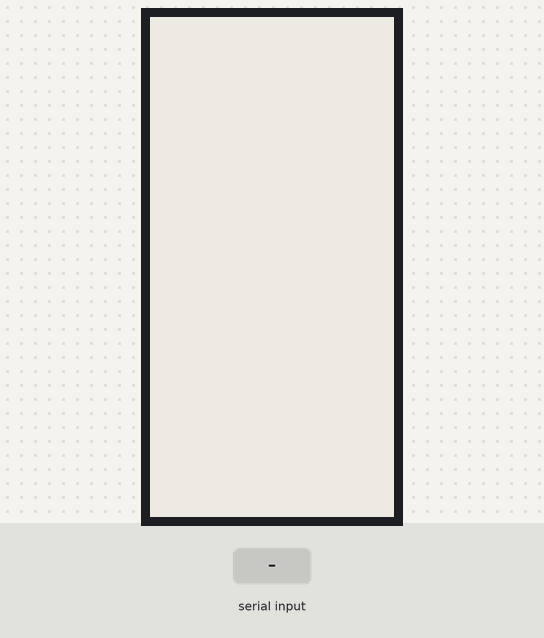
The sketch below on a simulated ESP8266 (NodeMCU). Parts: 250×122 one-colour display. The test bench sets the inputs (shaded band). What the sketch prints to the serial monitor is not drawn.

Above: at 1.2 s.
1.3 s: "1\n" received over Serial
At 2.2 s:
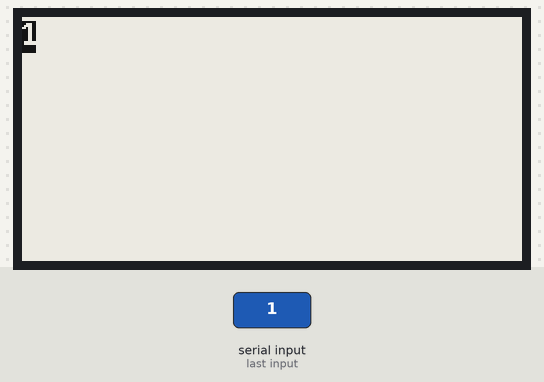
3.3 s: "0\n" received over Serial
At 5.0 s:
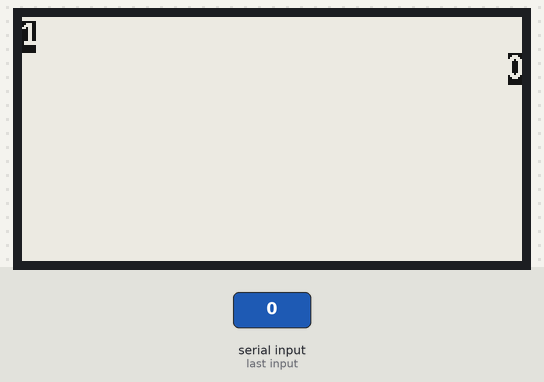
Timing chart, 0 to 6.5 s (numbered marks = the images above; inputs shaded):
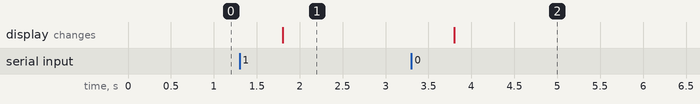

Measured:
- after the input at 1.3 s, the display: changes after 0.50 s (image 1)
- after the input at 3.3 s, the display: changes after 0.50 s (image 2)

The sketch:

sketch_jun19a_jun21snapshot.ino
```cpp
// base class GxEPD2_GFX can be used to pass references or pointers to the display instance as parameter, uses ~1.2k more code
// enable or disable GxEPD2_GFX base class
#define ENABLE_GxEPD2_GFX 0

#include <GxEPD2_BW.h>
#include <Fonts/FreeMonoBold9pt7b.h>
#include <algorithm> //Required for std::max() and std::find()
#include <map> // Required for std::map<> data structure
#include <cmath> //Required for ceiling function for rowMultiple var
#include <vector>

#define CS_PIN (D10)
#define BUSY_PIN (D3)
#define RES_PIN (D4)
#define DC_PIN (D5)
GxEPD2_BW<GxEPD2_213_BN, GxEPD2_213_BN::HEIGHT> display(GxEPD2_213_BN(/*CS=5*/ CS_PIN, /*DC=*/ DC_PIN, /*RES=*/ RES_PIN, /*BUSY=*/ BUSY_PIN)); // DEPG0213BN 122x250, SSD1680
GFXcanvas1 canvas(display.width(), display.height());


bool textAlignment = true; //true for left, false for right
u_int16_t x = 0;
u_int16_t y = 2; //found that this offset, paired with a rowHeight of 16 aligns with the 8x8 partialWindow grid of display
u_int16_t rowHeight = 16; //16 pixels height
u_int16_t rowMultiple;

//for capturing history
struct chatHistory {
  String userInput;
  bool textAlignment;
  u_int16_t x;
  int16_t fontOffsetX; //not all fonts coords have origin (0,0) at topL corner, so need to offset for alignment
  int16_t fontOffsetY; //not all fonts coords have origin (0,0) at topL corner, so need to offset for alignment
  u_int16_t txtboxWidth;
  u_int16_t txtboxHeight;
};

chatHistory entry1;

std::vector<chatHistory> messageHistory;

void setup()
{
  Serial.begin(115200);

  while(!Serial); // Wait for serial monitor to open

  display.init(115200,true,50,false);
  display.setRotation(1);
  display.setFont(&FreeMonoBold9pt7b);
  display.setTextSize(1);
  display.setTextWrap(true);

  canvas.fillScreen(GxEPD_WHITE);
}

void loop() {
  String userInput = collectUserInput("type something to put onto display: ");

  if (y > 100) {
    display.setPartialWindow(0, 0, display.width(), display.height());
    display.firstPage();
    do {
      display.fillScreen(GxEPD_WHITE);
    }
    while (display.nextPage());
    delay(50);
    //reset historyCount
    //historyCount = 0;
    y = 2;
  }

  if (userInput == "REPLAY") {
    display.setPartialWindow(0, 0, display.width(), display.height());
    display.firstPage();
    do {
      display.fillScreen(GxEPD_WHITE);
    }
    while (display.nextPage());
    delay(50);
    y = 2;

    for (int i = 0; i < 7; ++i) {
      renderRow(messageHistory.at(i), y);
      y += (rowHeight * rowMultiple);
    }
  }
  else {
    entry1 = prepareRow(userInput); //prepare the struct with all txtbox information
    entry1.textAlignment = textAlignment;
    messageHistory.push_back(entry1); //append that struct to messageHistory
    renderRow(entry1, y);

    textAlignment = !textAlignment; //toggle between left and right
    y += (rowHeight * rowMultiple);
  }
}

String collectUserInput(String serialPrompt) {
  Serial.print(serialPrompt);
  while (!Serial.available());
  String userInput = Serial.readStringUntil('\n');
  userInput.trim();
  return userInput;
}

chatHistory prepareRow(String userInput) {
  chatHistory userEntry;
  userEntry.userInput = userInput;
  display.getTextBounds(userInput, 0, 0, &userEntry.fontOffsetX, &userEntry.fontOffsetY, &userEntry.txtboxWidth, &userEntry.txtboxHeight);
  Serial.println(userEntry.userInput);
  return userEntry;
}

//pass the string input, y, alignment, and func will handle printing.
void renderRow(chatHistory userEntry, u_int16_t y) {
  if (userEntry.txtboxWidth >= 239) { //bug somewhere in the library? haven't figure out why not working
    userEntry.txtboxWidth = 250;
  }

  userEntry.x = userEntry.textAlignment? 0: (display.width() - userEntry.txtboxWidth); //ternary operator, true = leftAlign, false = rightAlign
  rowMultiple = ceil((float)userEntry.txtboxHeight / rowHeight);
  //Serial.println(rowMultiple);

  display.setPartialWindow(userEntry.x, y, userEntry.txtboxWidth, rowMultiple * rowHeight); //I want height to be in multiples of rowHeight
  //display.setTextColor(GxEPD_BLACK);
  display.firstPage();
  do {
    display.fillRect(userEntry.x, y, userEntry.txtboxWidth, rowMultiple * rowHeight, GxEPD_BLACK);
    display.setCursor(userEntry.x - userEntry.fontOffsetX, y - userEntry.fontOffsetY + 1); //not all fonts coords have origin (0,0) at topL corner, so need to offset for alignment
    display.print(userEntry.userInput);
  }
  while (display.nextPage());
  delay(50);
}
```
